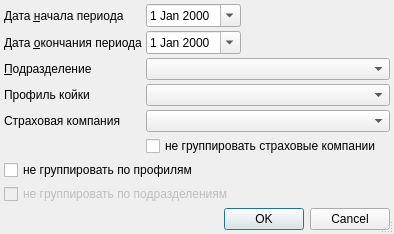
<?xml version="1.0" encoding="UTF-8"?>
<ui version="4.0">
 <class>ReportBedspace</class>
 <widget class="QDialog" name="ReportBedspace">
  <property name="windowModality">
   <enum>Qt::ApplicationModal</enum>
  </property>
  <property name="geometry">
   <rect>
    <x>0</x>
    <y>0</y>
    <width>389</width>
    <height>214</height>
   </rect>
  </property>
  <property name="windowTitle">
   <string>параметры отчёта</string>
  </property>
  <property name="sizeGripEnabled">
   <bool>true</bool>
  </property>
  <layout class="QGridLayout" name="gridLayout">
   <property name="margin">
    <number>4</number>
   </property>
   <property name="spacing">
    <number>4</number>
   </property>
   <item row="0" column="1" colspan="2">
    <widget class="CDateEdit" name="edtBegDate">
     <property name="sizePolicy">
      <sizepolicy hsizetype="Maximum" vsizetype="Fixed">
       <horstretch>0</horstretch>
       <verstretch>0</verstretch>
      </sizepolicy>
     </property>
     <property name="calendarPopup">
      <bool>true</bool>
     </property>
    </widget>
   </item>
   <item row="1" column="3" colspan="2">
    <spacer>
     <property name="orientation">
      <enum>Qt::Horizontal</enum>
     </property>
     <property name="sizeHint" stdset="0">
      <size>
       <width>91</width>
       <height>20</height>
      </size>
     </property>
    </spacer>
   </item>
   <item row="0" column="3" colspan="2">
    <spacer>
     <property name="orientation">
      <enum>Qt::Horizontal</enum>
     </property>
     <property name="sizeHint" stdset="0">
      <size>
       <width>91</width>
       <height>20</height>
      </size>
     </property>
    </spacer>
   </item>
   <item row="10" column="0" colspan="5">
    <widget class="QDialogButtonBox" name="buttonBox">
     <property name="orientation">
      <enum>Qt::Horizontal</enum>
     </property>
     <property name="standardButtons">
      <set>QDialogButtonBox::Cancel|QDialogButtonBox::Ok</set>
     </property>
    </widget>
   </item>
   <item row="2" column="0">
    <widget class="QLabel" name="lblOrgStructure">
     <property name="text">
      <string>&amp;Подразделение</string>
     </property>
     <property name="buddy">
      <cstring>cmbOrgStructure</cstring>
     </property>
    </widget>
   </item>
   <item row="1" column="1" colspan="2">
    <widget class="CDateEdit" name="edtEndDate">
     <property name="sizePolicy">
      <sizepolicy hsizetype="Maximum" vsizetype="Fixed">
       <horstretch>0</horstretch>
       <verstretch>0</verstretch>
      </sizepolicy>
     </property>
     <property name="calendarPopup">
      <bool>true</bool>
     </property>
    </widget>
   </item>
   <item row="0" column="0">
    <widget class="QLabel" name="lblBegDate">
     <property name="text">
      <string>Дата &amp;начала периода</string>
     </property>
     <property name="buddy">
      <cstring>edtBegDate</cstring>
     </property>
    </widget>
   </item>
   <item row="2" column="1" colspan="4">
    <widget class="COrgStructureComboBox" name="cmbOrgStructure"/>
   </item>
   <item row="1" column="0">
    <widget class="QLabel" name="lblEndDate">
     <property name="text">
      <string>Дата &amp;окончания периода</string>
     </property>
     <property name="buddy">
      <cstring>edtEndDate</cstring>
     </property>
    </widget>
   </item>
   <item row="5" column="0">
    <widget class="QLabel" name="lblInsurance">
     <property name="text">
      <string>Страховая компания</string>
     </property>
    </widget>
   </item>
   <item row="5" column="1" colspan="4">
    <widget class="CInsurerComboBox" name="cmbInsurance"/>
   </item>
   <item row="6" column="1" colspan="2">
    <widget class="QCheckBox" name="chkUngroupInsurer">
     <property name="text">
      <string>не группировать страховые компании</string>
     </property>
    </widget>
   </item>
   <item row="3" column="0">
    <widget class="QLabel" name="lblProfileBed">
     <property name="text">
      <string>Профиль койки</string>
     </property>
    </widget>
   </item>
   <item row="3" column="1" colspan="4">
    <widget class="CRBComboBox" name="cmbProfileBed"/>
   </item>
   <item row="8" column="0" colspan="2">
    <widget class="QCheckBox" name="chkUngroupOrgStructure">
     <property name="enabled">
      <bool>false</bool>
     </property>
     <property name="text">
      <string>не группировать по подразделениям</string>
     </property>
    </widget>
   </item>
   <item row="7" column="0" colspan="2">
    <widget class="QCheckBox" name="chkUngroupProfileBeds">
     <property name="text">
      <string>не группировать по профилям</string>
     </property>
    </widget>
   </item>
  </layout>
 </widget>
 <customwidgets>
  <customwidget>
   <class>CDateEdit</class>
   <extends>QDateEdit</extends>
   <header>library/DateEdit</header>
  </customwidget>
  <customwidget>
   <class>COrgStructureComboBox</class>
   <extends>QComboBox</extends>
   <header>Orgs/OrgStructComboBoxes</header>
  </customwidget>
  <customwidget>
   <class>CInsurerComboBox</class>
   <extends>QComboBox</extends>
   <header>Orgs/OrgComboBox.h</header>
  </customwidget>
  <customwidget>
   <class>CRBComboBox</class>
   <extends>QComboBox</extends>
   <header>library/crbcombobox.h</header>
  </customwidget>
 </customwidgets>
 <tabstops>
  <tabstop>edtBegDate</tabstop>
  <tabstop>edtEndDate</tabstop>
  <tabstop>cmbOrgStructure</tabstop>
  <tabstop>buttonBox</tabstop>
 </tabstops>
 <resources/>
 <connections>
  <connection>
   <sender>buttonBox</sender>
   <signal>accepted()</signal>
   <receiver>ReportBedspace</receiver>
   <slot>accept()</slot>
   <hints>
    <hint type="sourcelabel">
     <x>124</x>
     <y>456</y>
    </hint>
    <hint type="destinationlabel">
     <x>65</x>
     <y>418</y>
    </hint>
   </hints>
  </connection>
  <connection>
   <sender>buttonBox</sender>
   <signal>rejected()</signal>
   <receiver>ReportBedspace</receiver>
   <slot>reject()</slot>
   <hints>
    <hint type="sourcelabel">
     <x>237</x>
     <y>456</y>
    </hint>
    <hint type="destinationlabel">
     <x>267</x>
     <y>420</y>
    </hint>
   </hints>
  </connection>
  <connection>
   <sender>chkUngroupProfileBeds</sender>
   <signal>toggled(bool)</signal>
   <receiver>chkUngroupOrgStructure</receiver>
   <slot>setEnabled(bool)</slot>
   <hints>
    <hint type="sourcelabel">
     <x>92</x>
     <y>174</y>
    </hint>
    <hint type="destinationlabel">
     <x>147</x>
     <y>153</y>
    </hint>
   </hints>
  </connection>
 </connections>
</ui>
